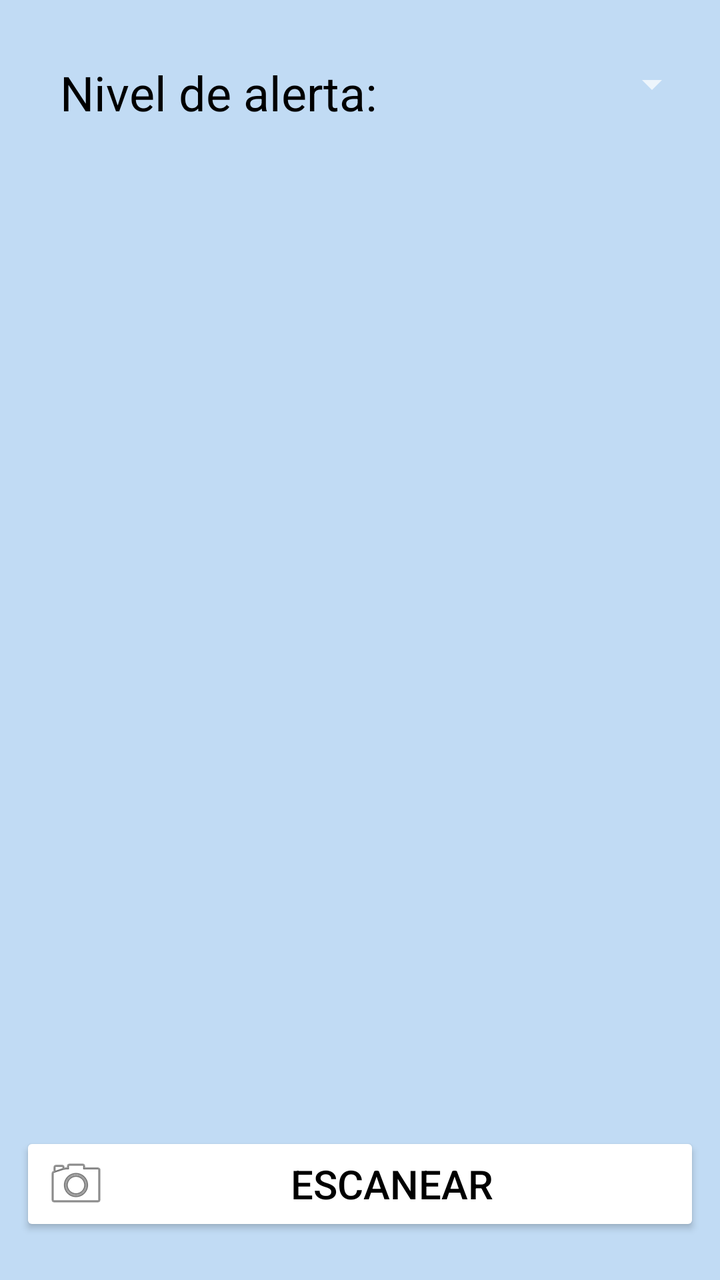
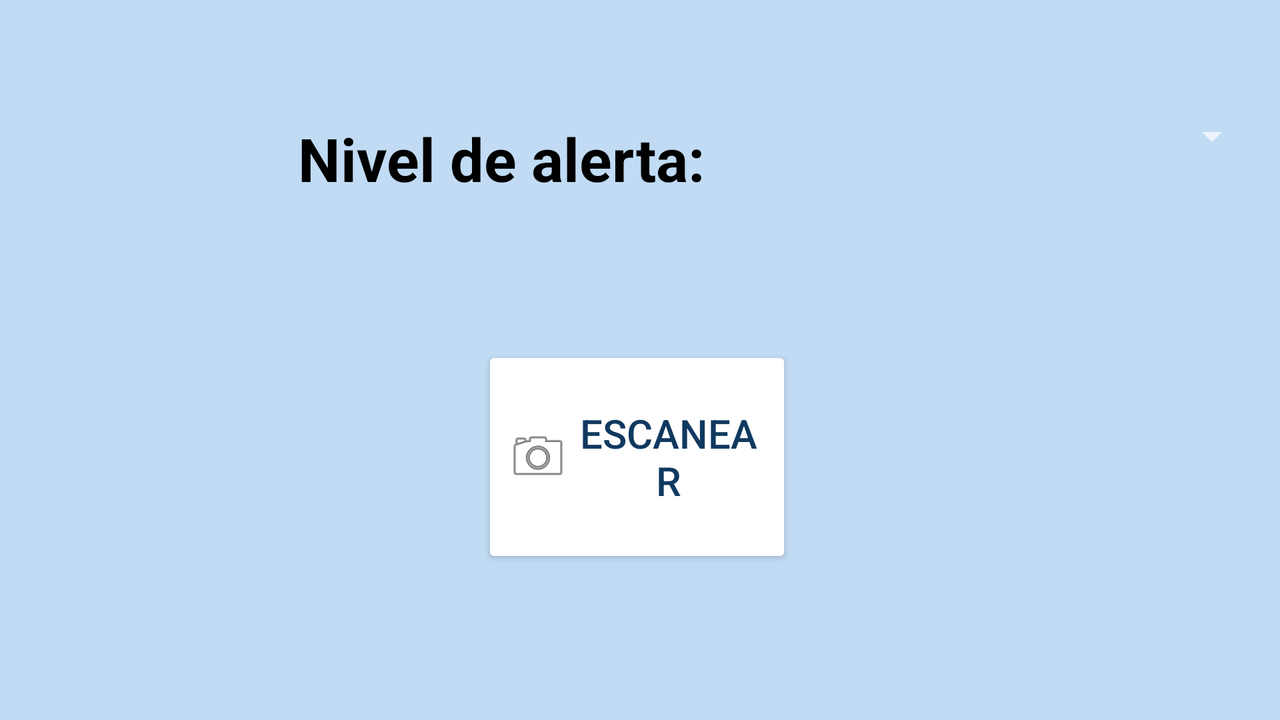

An Android layout and its configuration variant, each rendered on a device that would load it. The default file and the variant file are quoted in full after the pictures.
<!-- AndroidManifest.xml: activity theme PantallasThem -->
<!-- res/layout/activity_menu_principal.xml -->
<?xml version="1.0" encoding="utf-8"?>
<RelativeLayout xmlns:android="http://schemas.android.com/apk/res/android"
    xmlns:tools="http://schemas.android.com/tools"
    android:layout_width="match_parent"
    android:layout_height="match_parent"
    android:orientation="vertical"
    android:padding="10dp"
    tools:context=".MenuPrincipalActivity">

    <TextView
        android:id="@+id/titulo"
        android:layout_width="wrap_content"
        android:layout_height="wrap_content"
        android:layout_alignParentStart="true"
        android:layout_alignParentTop="true"
        android:layout_marginStart="20dp"
        android:layout_marginTop="20dp"
        android:layout_marginEnd="10dp"
        android:layout_marginBottom="10dp"
        android:text="@string/alerta"
        android:textSize="24sp" />

    <Spinner
        android:id="@+id/spinnerAlerta"
        android:layout_width="match_parent"
        android:layout_height="wrap_content"
        android:layout_alignParentTop="true"
        android:layout_marginStart="20dp"
        android:layout_marginTop="20dp"
        android:layout_toEndOf="@+id/titulo"
        android:textSize="24sp" />

    <Button
        android:id="@+id/btnEscanear"
        android:layout_width="match_parent"
        android:layout_height="wrap_content"
        android:layout_alignParentBottom="true"
        android:layout_marginTop="150sp"
        android:layout_marginBottom="12dp"
        android:drawableLeft="@android:drawable/ic_menu_camera"
        android:onClick="clickEscanear"
        android:text="@string/escanear"
        android:textSize="20sp" />
</RelativeLayout>
<!-- resources referenced by this layout -->
<resources>
  <string name="alerta">Nivel de alerta:</string>
  <string name="escanear">Escanear</string>
  <style name="PantallasThem" parent="Theme.AppCompat">
          <item name="android:windowBackground">@color/primary_darker</item>
          <item name="android:textColor">@color/black</item>
          <item name="android:colorButtonNormal">@color/white</item>
          <item name="colorPrimary">@color/primary</item>
      </style>
  <color name="primary_darker">#c1dbf4</color>
  <color name="black">#000000</color>
  <color name="white">#FFFFFF</color>
  <color name="primary">#103960</color>
</resources>
<!-- res/layout-land/activity_menu_principal.xml (the repository's variant of the layout above) -->
<!-- drawn on the phone turned sideways -->
<?xml version="1.0" encoding="utf-8"?>
<RelativeLayout xmlns:android="http://schemas.android.com/apk/res/android"
    xmlns:tools="http://schemas.android.com/tools"
    android:layout_width="match_parent"
    android:layout_height="match_parent"
    android:orientation="vertical"
    android:padding="10dp"
    tools:context=".MenuPrincipalActivity">

    <TextView
        android:id="@+id/titulo"
        android:layout_width="wrap_content"
        android:layout_height="wrap_content"
        android:layout_alignParentStart="true"
        android:layout_alignParentTop="true"
        android:layout_marginStart="139dp"
        android:layout_marginTop="49dp"
        android:layout_marginEnd="10dp"
        android:layout_marginBottom="10dp"
        android:text="@string/alerta"
        android:textSize="30sp"
        android:textStyle="bold" />

    <Spinner
        android:id="@+id/spinnerAlerta"
        style="@style/AppTheme"
        android:layout_width="match_parent"
        android:layout_height="wrap_content"
        android:layout_alignParentTop="true"
        android:layout_marginStart="64dp"
        android:layout_marginTop="46dp"
        android:layout_toEndOf="@+id/titulo"
        android:textSize="30sp" />

    <Button
        android:id="@+id/btnEscanear"
        android:layout_width="392dp"
        android:layout_height="111dp"
        android:layout_alignParentStart="true"
        android:layout_alignParentEnd="true"
        android:layout_alignParentBottom="true"
        android:layout_marginStart="231dp"
        android:layout_marginTop="150sp"
        android:layout_marginEnd="234dp"
        android:layout_marginBottom="66dp"
        android:drawableLeft="@android:drawable/ic_menu_camera"
        android:onClick="clickEscanear"
        android:text="@string/escanear"
        android:textColor="@color/primary"
        android:textSize="20sp" />
</RelativeLayout>
<!-- resources referenced by the variant -->
<!-- as the phone turned sideways resolves them -->
<resources>
  <color name="primary">#103960</color>
  <string name="alerta">Nivel de alerta:</string>
  <string name="escanear">Escanear</string>
  <style name="AppTheme" parent="Theme.AppCompat.Light.DarkActionBar">
          
      </style>
  <style name="PantallasThem" parent="Theme.AppCompat">
          <item name="android:windowBackground">@color/primary_darker</item>
          <item name="android:textColor">@color/black</item>
          <item name="android:colorButtonNormal">@color/white</item>
          <item name="colorPrimary">@color/primary</item>
      </style>
  <color name="primary_darker">#c1dbf4</color>
  <color name="black">#000000</color>
  <color name="white">#FFFFFF</color>
</resources>
